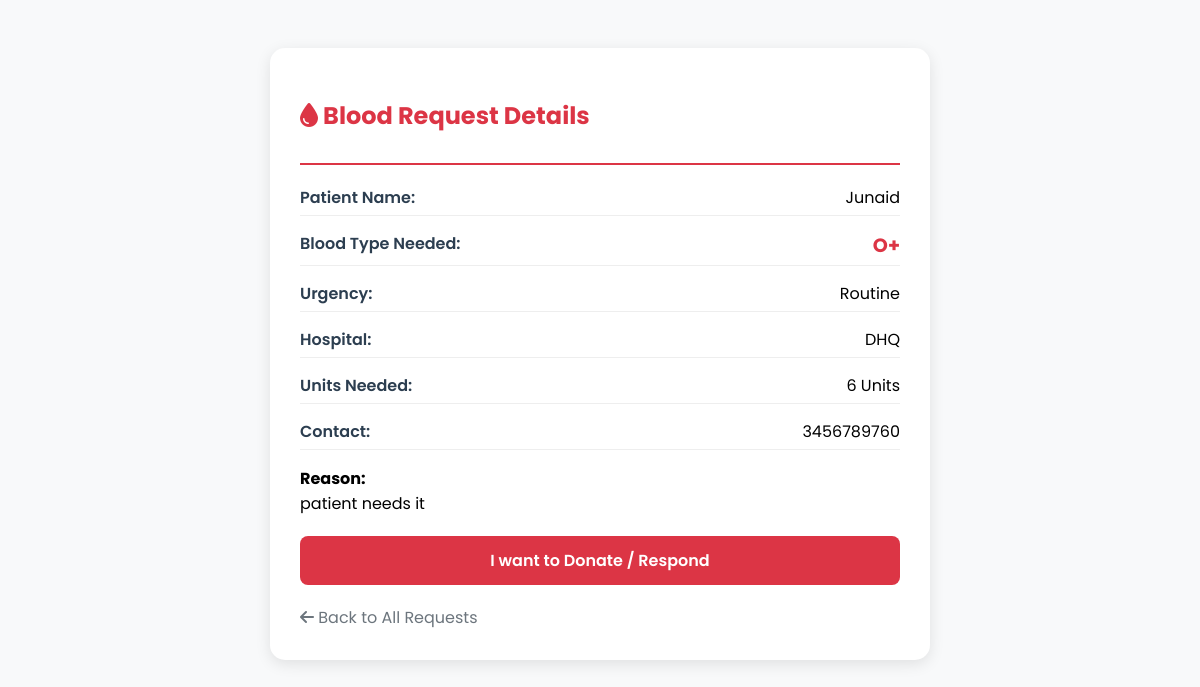
The page /request-details.php?id=10 (signed in) on the database its author committed.
### tables this page shows
CREATE TABLE `blood_requests` (
  `id` int(10) UNSIGNED NOT NULL,
  `request_id` varchar(50) NOT NULL,
  `requester_id` int(10) UNSIGNED NOT NULL,
  `blood_type` enum('A+','A-','B+','B-','AB+','AB-','O+','O-') NOT NULL,
  `units_needed` tinyint(3) UNSIGNED NOT NULL,
  `urgency` enum('routine','urgent','critical') NOT NULL DEFAULT 'routine',
  `patient_name` varchar(100) NOT NULL,
  `patient_age` tinyint(3) UNSIGNED DEFAULT NULL,
  `patient_gender` enum('male','female','other') DEFAULT NULL,
  `hospital_name` varchar(255) NOT NULL,
  `hospital_address` text NOT NULL,
  `contact_number` varchar(20) NOT NULL,
  `reason` text DEFAULT NULL,
  `medical_report` varchar(255) DEFAULT NULL,
  `status` enum('pending','fulfilled','cancelled','expired') DEFAULT 'pending',
  `fulfilled_at` timestamp NULL DEFAULT NULL,
  `expires_at` timestamp NOT NULL DEFAULT '0000-00-00 00:00:00',
  `created_at` timestamp NOT NULL DEFAULT current_timestamp(),
  `updated_at` timestamp NOT NULL DEFAULT current_timestamp() ON UPDATE current_timestamp()
);

### request-details.php (the view, shortened to what this page needs)
<?php
require_once 'config/database.php';
$requestId = isset($_GET['id']) ? intval($_GET['id']) : 0;
$stmt = $conn->prepare("
    SELECT br.*, u.name as requester_name, u.phone as requester_phone
    FROM blood_requests br
    JOIN users u ON br.requester_id = u.id
    WHERE br.id = ?
");
$stmt->bind_param("i", $requestId);
$stmt->execute();
$request = $stmt->get_result()->fetch_assoc();
?>
<!DOCTYPE html>
<html lang="en">
<head>
    <link rel="stylesheet" href="https://cdnjs.cloudflare.com/ajax/libs/font-awesome/6.4.0/css/all.min.css">
</head>
<body>
    <div class="details-card">
        <div class="header">
            <h2><i class="fas fa-tint"></i> Blood Request Details</h2>
        </div>
        <div class="info-row">
            <span class="label">Patient Name:</span>
            <span><?php echo htmlspecialchars($request['patient_name']); ?></span>
        </div>
        <div class="info-row">
            <span class="label">Blood Type Needed:</span>
            <span style="font-size: 1.2rem; font-weight: bold; color: #dc3545;"><?php echo htmlspecialchars($request['blood_type']); ?></span>
        </div>
        <div class="info-row">
            <span class="label">Urgency:</span>
            <span class="urgency-<?php echo strtolower($request['urgency']); ?>"><?php echo ucfirst($request['urgency']); ?></span>
        </div>
        <div class="info-row">
            <span class="label">Hospital:</span>
            <span><?php echo htmlspecialchars($request['hospital_name']); ?></span>
        </div>
        <div class="info-row">
            <span class="label">Units Needed:</span>
            <span><?php echo htmlspecialchars($request['units_needed']); ?> Units</span>
        </div>
        <div class="info-row">
            <span class="label">Contact:</span>
            <span><?php echo htmlspecialchars($request['contact_number']); ?></span>
        </div>
        <p><strong>Reason:</strong><br><?php echo nl2br(htmlspecialchars($request['reason'])); ?></p>
        <a href="respond-request.php?id=<?php echo $request['id']; ?>" class="btn-respond">I want to Donate / Respond</a>
        <a href="blood-requests.php" class="btn-back"><i class="fas fa-arrow-left"></i> Back to All Requests</a>
    </div>
</body>
</html>

### request-details.php (style rules this page uses)
body { font-family: 'Poppins', sans-serif; background: #f8f9fa; padding: 40px; }
.details-card { max-width: 600px; margin: 0 auto; background: white; padding: 30px; border-radius: 15px; box-shadow: 0 4px 15px rgba(0,0,0,0.1); }
.header { border-bottom: 2px solid #dc3545; margin-bottom: 20px; padding-bottom: 10px; color: #dc3545; }
.info-row { display: flex; justify-content: space-between; margin-bottom: 15px; border-bottom: 1px solid #eee; padding-bottom: 5px; }
.label { font-weight: 600; color: #2c3e50; }
.btn-back { display: inline-block; margin-top: 20px; text-decoration: none; color: #6c757d; }
.btn-respond { display: block; text-align: center; background: #dc3545; color: white; padding: 12px; border-radius: 8px; text-decoration: none; margin-top: 20px; font-weight: 600; }

### rows shown on the page
blood_requests: patient_name "Junaid", blood_type "O+", urgency "Routine", hospital_name "DHQ", units_needed "6", contact_number "3456789760", reason "patient needs it"
